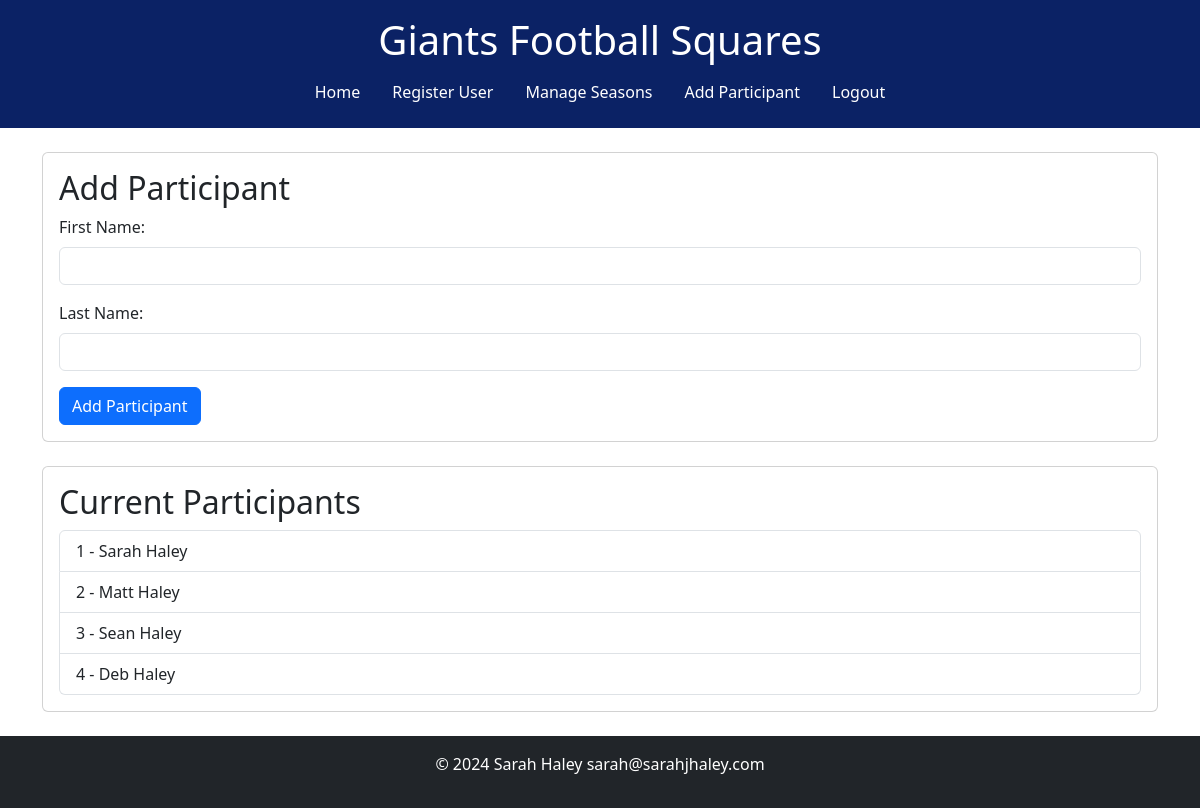
The page /add_part (signed in) on the database as committed earlier.
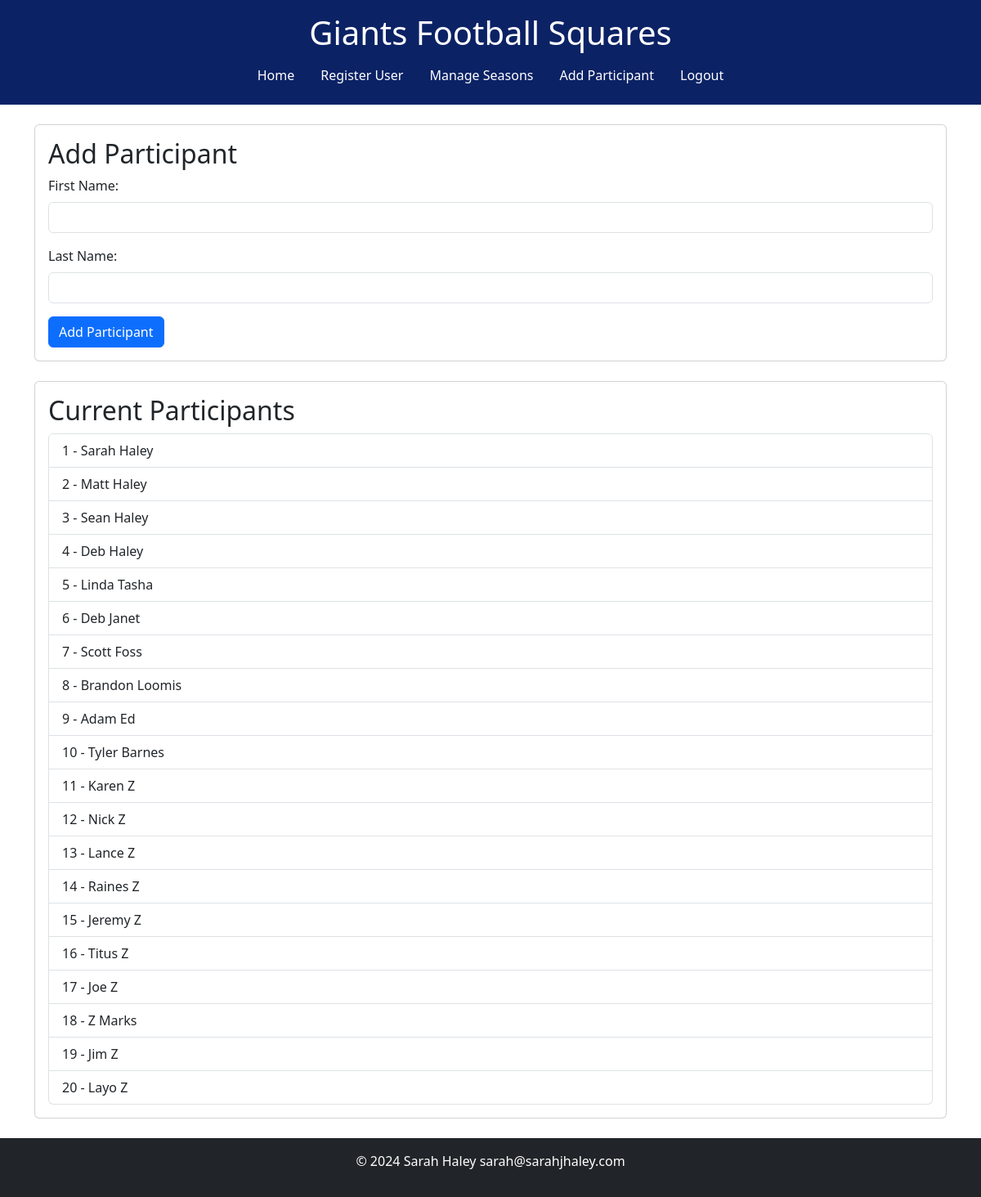
The same page on the database as committed later.
### tables this page shows
CREATE TABLE "participants" (
	"Part_ID"	INTEGER NOT NULL UNIQUE,
	"First_Name"	TEXT NOT NULL,
	"Last_Name"	TEXT,
	PRIMARY KEY("Part_ID" AUTOINCREMENT)
);

### app.py (the view, shortened to what this page needs)
@app.route('/add_part', methods=['GET', 'POST'])
@login_required
def add_part():
    conn = get_db()
    cursor = conn.cursor()
    cursor.execute("SELECT part_id, first_name, last_name FROM participants")
    participants = cursor.fetchall()  # Fetch all rows as a list of tuples
    conn.close()
    return render_template('add_part.html', participants=participants)

### app.py (called while the page is built)
def get_db():
    conn = sqlite3.connect(DATABASE)
    return conn

def login_required(f):
    @wraps(f)
    def decorated_function(*args, **kwargs):
        if 'user_id' not in session:
            flash('You need to be logged in to view this page.', 'warning')
            return redirect(url_for('login'))
        return f(*args, **kwargs)
    return decorated_function

### templates/add_part.html (shortened to what this page needs)
{% extends 'base.html' %}
{% block content %}
<div class="card">
    <div class="card-body">
        <h2 class="card-title">Add Participant</h2>
        <form action="/add_part" method="post">
            <div class="mb-3">
                <label for="First_Name" class="form-label">First Name:</label>
                <input type="text" id="First_Name" name="First_Name" class="form-control" required>
            </div>
            <div class="mb-3">
                <label for="Last_Name" class="form-label">Last Name:</label>
                <input type="text" id="Last_Name" name="Last_Name" class="form-control" required>
            </div>
            <button type="submit" class="btn btn-primary">Add Participant</button>
        </form>
    </div>
</div>
<br>
<div class="card">
    <div class="card-body">
        <h2 class="card-title">Current Participants</h2>
        <ul class="list-group">
            {% for user in participants %}
                <li class="list-group-item">{{ user[0] }} - {{ user[1] }} {{ user[2] }}</li>
            {% endfor %}
        </ul>
    </div>
</div>
{% endblock %}

### templates/base.html (shortened to what this page needs)
<!DOCTYPE html>
<html lang="en">
<head>
    <link href="https://cdn.jsdelivr.net/npm/bootstrap@5.3.0/dist/css/bootstrap.min.css" rel="stylesheet">
</head>
<body>
    <header class="bg-primary text-white text-center py-3">
        <h1>Giants Football Squares</h1>
        <nav class="nav justify-content-center">
            <a class="nav-link text-white" href="{{ url_for('home') }}">Home</a>
            {% if 'user_id' in session %}
            <a class="nav-link text-white" href="{{ url_for('register') }}">Register User</a>
            <a class="nav-link text-white" href="{{ url_for('add_season') }}">Manage Seasons</a>
            <a class="nav-link text-white" href="{{ url_for('add_part') }}">Add Participant</a>
            <a class="nav-link text-white" href="{{ url_for('logout') }}">Logout</a>
            {% else %}
            <a class="nav-link text-white" href="{{ url_for('login') }}">Login</a>
            {% endif %}
        </nav>
    </header>
    <main class="container mt-4">
        {% block content %}{% endblock %}
    </main>
    <footer class="bg-dark text-white text-center py-3 mt-4">
        <p>&copy; 2024 Sarah Haley sarah@sarahjhaley.com</p>
    </footer>
</body>
</html>

### templates/base.html (style rules this page uses)
:root { --bs-primary: #0B2265 !important; --bs-primary-rgb: 11, 34, 101 !important; --bs-secondary: #A5ACAF; --bs-success: #28a745; --bs-danger: #A71930; --bs-warning: #ffc107; --bs-info: #17a2b8; --bs-light: #f8f9fa; --bs-dark: #343a40; }

Rows that differ between the two databases and show on the page:
added participants: Part_ID "5", First_Name "Linda", Last_Name "Tasha"
added participants: Part_ID "6", First_Name "Deb", Last_Name "Janet"
added participants: Part_ID "7", First_Name "Scott", Last_Name "Foss"
added participants: Part_ID "8", First_Name "Brandon", Last_Name "Loomis"
added participants: Part_ID "9", First_Name "Adam", Last_Name "Ed"
added participants: Part_ID "10", First_Name "Tyler", Last_Name "Barnes"
added participants: Part_ID "11", First_Name "Karen", Last_Name "Z"
added participants: Part_ID "12", First_Name "Nick", Last_Name "Z"
added participants: Part_ID "13", First_Name "Lance", Last_Name "Z"
added participants: Part_ID "14", First_Name "Raines", Last_Name "Z"
added participants: Part_ID "15", First_Name "Jeremy", Last_Name "Z"
added participants: Part_ID "16", First_Name "Titus", Last_Name "Z"
added participants: Part_ID "17", First_Name "Joe", Last_Name "Z"
added participants: Part_ID "18", First_Name "Z", Last_Name "Marks"
added participants: Part_ID "19", First_Name "Jim", Last_Name "Z"
added participants: Part_ID "20", First_Name "Layo", Last_Name "Z"
